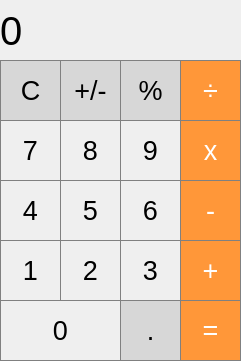
<?xml version="1.0" encoding="UTF-8"?>
<ui version="4.0">
 <class>MainWindow</class>
 <widget class="QMainWindow" name="MainWindow">
  <property name="geometry">
   <rect>
    <x>0</x>
    <y>0</y>
    <width>241</width>
    <height>361</height>
   </rect>
  </property>
  <property name="windowTitle">
   <string>Calculator</string>
  </property>
  <property name="styleSheet">
   <string notr="true"/>
  </property>
  <widget class="QWidget" name="centralwidget">
   <widget class="QPushButton" name="pushButton_clear">
    <property name="geometry">
     <rect>
      <x>0</x>
      <y>60</y>
      <width>61</width>
      <height>61</height>
     </rect>
    </property>
    <property name="font">
     <font>
      <pointsize>20</pointsize>
     </font>
    </property>
    <property name="styleSheet">
     <string notr="true">QPushButton {
  background-color: rgb(215, 215, 215);
  border: 1px solid gray;
}
QPushButton:pressed {
    background-color: qlineargradient(x1: 0, y1: 0, x2: 0, y2: 1,
                                      stop: 0 #BEBEBE, stop: 1 #D7D7D7);
}</string>
    </property>
    <property name="text">
     <string>C</string>
    </property>
   </widget>
   <widget class="QLabel" name="label">
    <property name="geometry">
     <rect>
      <x>0</x>
      <y>0</y>
      <width>241</width>
      <height>61</height>
     </rect>
    </property>
    <property name="font">
     <font>
      <pointsize>30</pointsize>
     </font>
    </property>
    <property name="styleSheet">
     <string notr="true">QLabel {
  qproperty-alignment: 'AlignVCenter | AlignRight';
  border: 1px solid gray;
}

background-color : white;</string>
    </property>
    <property name="text">
     <string>0</string>
    </property>
   </widget>
   <widget class="QPushButton" name="pushButton_sign">
    <property name="geometry">
     <rect>
      <x>60</x>
      <y>60</y>
      <width>61</width>
      <height>61</height>
     </rect>
    </property>
    <property name="font">
     <font>
      <pointsize>20</pointsize>
     </font>
    </property>
    <property name="styleSheet">
     <string notr="true">QPushButton {
  background-color: rgb(215, 215, 215);
  border: 1px solid gray;
}
QPushButton:pressed {
    background-color: qlineargradient(x1: 0, y1: 0, x2: 0, y2: 1,
                                      stop: 0 #BEBEBE, stop: 1 #D7D7D7);
}</string>
    </property>
    <property name="text">
     <string>+/-</string>
    </property>
   </widget>
   <widget class="QPushButton" name="pushButton_divide">
    <property name="geometry">
     <rect>
      <x>180</x>
      <y>60</y>
      <width>61</width>
      <height>61</height>
     </rect>
    </property>
    <property name="font">
     <font>
      <pointsize>20</pointsize>
     </font>
    </property>
    <property name="styleSheet">
     <string notr="true">QPushButton {
  background-color: rgb(255, 151, 57);
  color: white; 
  border: 1px solid gray;
}

QPushButton:pressed {
    background-color: qlineargradient(x1: 0, y1: 0, x2: 0, y2: 1,
                                      stop: 0 #FF7832, stop: 1 #FF9739);
}</string>
    </property>
    <property name="text">
     <string>÷</string>
    </property>
   </widget>
   <widget class="QPushButton" name="pushButton_percent">
    <property name="geometry">
     <rect>
      <x>120</x>
      <y>60</y>
      <width>61</width>
      <height>61</height>
     </rect>
    </property>
    <property name="font">
     <font>
      <pointsize>20</pointsize>
     </font>
    </property>
    <property name="styleSheet">
     <string notr="true">QPushButton {
  background-color: rgb(215, 215, 215);
  border: 1px solid gray;
}
QPushButton:pressed {
    background-color: qlineargradient(x1: 0, y1: 0, x2: 0, y2: 1,
                                      stop: 0 #BEBEBE, stop: 1 #D7D7D7);
}</string>
    </property>
    <property name="text">
     <string>%</string>
    </property>
   </widget>
   <widget class="QPushButton" name="pushButton_multiply">
    <property name="geometry">
     <rect>
      <x>180</x>
      <y>120</y>
      <width>61</width>
      <height>61</height>
     </rect>
    </property>
    <property name="font">
     <font>
      <pointsize>20</pointsize>
     </font>
    </property>
    <property name="styleSheet">
     <string notr="true">QPushButton {
  background-color: rgb(255, 151, 57);
  color: white; 
  border: 1px solid gray;
}

QPushButton:pressed {
    background-color: qlineargradient(x1: 0, y1: 0, x2: 0, y2: 1,
                                      stop: 0 #FF7832, stop: 1 #FF9739);
}</string>
    </property>
    <property name="text">
     <string>x</string>
    </property>
   </widget>
   <widget class="QPushButton" name="pushButton_8">
    <property name="geometry">
     <rect>
      <x>60</x>
      <y>120</y>
      <width>61</width>
      <height>61</height>
     </rect>
    </property>
    <property name="font">
     <font>
      <pointsize>20</pointsize>
     </font>
    </property>
    <property name="styleSheet">
     <string notr="true">QPushButton {
   border: 1px solid gray;
}
QPushButton:pressed {
    background-color: qlineargradient(x1: 0, y1: 0, x2: 0, y2: 1,
                                      stop: 0 #dadbde, stop: 1 #f6f7fa);
}</string>
    </property>
    <property name="text">
     <string>8</string>
    </property>
   </widget>
   <widget class="QPushButton" name="pushButton_9">
    <property name="geometry">
     <rect>
      <x>120</x>
      <y>120</y>
      <width>61</width>
      <height>61</height>
     </rect>
    </property>
    <property name="font">
     <font>
      <pointsize>20</pointsize>
     </font>
    </property>
    <property name="styleSheet">
     <string notr="true">QPushButton {
   border: 1px solid gray;
}
QPushButton:pressed {
    background-color: qlineargradient(x1: 0, y1: 0, x2: 0, y2: 1,
                                      stop: 0 #dadbde, stop: 1 #f6f7fa);
}</string>
    </property>
    <property name="text">
     <string>9</string>
    </property>
   </widget>
   <widget class="QPushButton" name="pushButton_7">
    <property name="geometry">
     <rect>
      <x>0</x>
      <y>120</y>
      <width>61</width>
      <height>61</height>
     </rect>
    </property>
    <property name="font">
     <font>
      <pointsize>20</pointsize>
     </font>
    </property>
    <property name="styleSheet">
     <string notr="true">QPushButton {
   border: 1px solid gray;
}
QPushButton:pressed {
    background-color: qlineargradient(x1: 0, y1: 0, x2: 0, y2: 1,
                                      stop: 0 #dadbde, stop: 1 #f6f7fa);
}</string>
    </property>
    <property name="text">
     <string>7</string>
    </property>
   </widget>
   <widget class="QPushButton" name="pushButton_minus">
    <property name="geometry">
     <rect>
      <x>180</x>
      <y>180</y>
      <width>61</width>
      <height>61</height>
     </rect>
    </property>
    <property name="font">
     <font>
      <pointsize>20</pointsize>
     </font>
    </property>
    <property name="styleSheet">
     <string notr="true">QPushButton {
  background-color: rgb(255, 151, 57);
  color: white; 
  border: 1px solid gray;
}

QPushButton:pressed {
    background-color: qlineargradient(x1: 0, y1: 0, x2: 0, y2: 1,
                                      stop: 0 #FF7832, stop: 1 #FF9739);
}</string>
    </property>
    <property name="text">
     <string>-</string>
    </property>
   </widget>
   <widget class="QPushButton" name="pushButton_5">
    <property name="geometry">
     <rect>
      <x>60</x>
      <y>180</y>
      <width>61</width>
      <height>61</height>
     </rect>
    </property>
    <property name="font">
     <font>
      <pointsize>20</pointsize>
     </font>
    </property>
    <property name="styleSheet">
     <string notr="true">QPushButton {
   border: 1px solid gray;
}
QPushButton:pressed {
    background-color: qlineargradient(x1: 0, y1: 0, x2: 0, y2: 1,
                                      stop: 0 #dadbde, stop: 1 #f6f7fa);
}</string>
    </property>
    <property name="text">
     <string>5</string>
    </property>
   </widget>
   <widget class="QPushButton" name="pushButton_6">
    <property name="geometry">
     <rect>
      <x>120</x>
      <y>180</y>
      <width>61</width>
      <height>61</height>
     </rect>
    </property>
    <property name="font">
     <font>
      <pointsize>20</pointsize>
     </font>
    </property>
    <property name="styleSheet">
     <string notr="true">QPushButton {
   border: 1px solid gray;
}
QPushButton:pressed {
    background-color: qlineargradient(x1: 0, y1: 0, x2: 0, y2: 1,
                                      stop: 0 #dadbde, stop: 1 #f6f7fa);
}</string>
    </property>
    <property name="text">
     <string>6</string>
    </property>
   </widget>
   <widget class="QPushButton" name="pushButton_4">
    <property name="geometry">
     <rect>
      <x>0</x>
      <y>180</y>
      <width>61</width>
      <height>61</height>
     </rect>
    </property>
    <property name="font">
     <font>
      <pointsize>20</pointsize>
     </font>
    </property>
    <property name="styleSheet">
     <string notr="true">QPushButton {
   border: 1px solid gray;
}
QPushButton:pressed {
    background-color: qlineargradient(x1: 0, y1: 0, x2: 0, y2: 1,
                                      stop: 0 #dadbde, stop: 1 #f6f7fa);
}</string>
    </property>
    <property name="text">
     <string>4</string>
    </property>
   </widget>
   <widget class="QPushButton" name="pushButton_add">
    <property name="geometry">
     <rect>
      <x>180</x>
      <y>240</y>
      <width>61</width>
      <height>61</height>
     </rect>
    </property>
    <property name="font">
     <font>
      <pointsize>20</pointsize>
     </font>
    </property>
    <property name="styleSheet">
     <string notr="true">QPushButton {
  background-color: rgb(255, 151, 57);
  color: white; 
  border: 1px solid gray;
}

QPushButton:pressed {
    background-color: qlineargradient(x1: 0, y1: 0, x2: 0, y2: 1,
                                      stop: 0 #FF7832, stop: 1 #FF9739);
}</string>
    </property>
    <property name="text">
     <string>+</string>
    </property>
   </widget>
   <widget class="QPushButton" name="pushButton_2">
    <property name="geometry">
     <rect>
      <x>60</x>
      <y>240</y>
      <width>61</width>
      <height>61</height>
     </rect>
    </property>
    <property name="font">
     <font>
      <pointsize>20</pointsize>
     </font>
    </property>
    <property name="styleSheet">
     <string notr="true">QPushButton {
   border: 1px solid gray;
}
QPushButton:pressed {
    background-color: qlineargradient(x1: 0, y1: 0, x2: 0, y2: 1,
                                      stop: 0 #dadbde, stop: 1 #f6f7fa);
}</string>
    </property>
    <property name="text">
     <string>2</string>
    </property>
   </widget>
   <widget class="QPushButton" name="pushButton_3">
    <property name="geometry">
     <rect>
      <x>120</x>
      <y>240</y>
      <width>61</width>
      <height>61</height>
     </rect>
    </property>
    <property name="font">
     <font>
      <pointsize>20</pointsize>
     </font>
    </property>
    <property name="styleSheet">
     <string notr="true">QPushButton {
   border: 1px solid gray;
}
QPushButton:pressed {
    background-color: qlineargradient(x1: 0, y1: 0, x2: 0, y2: 1,
                                      stop: 0 #dadbde, stop: 1 #f6f7fa);
}</string>
    </property>
    <property name="text">
     <string>3</string>
    </property>
   </widget>
   <widget class="QPushButton" name="pushButton_1">
    <property name="geometry">
     <rect>
      <x>0</x>
      <y>240</y>
      <width>61</width>
      <height>61</height>
     </rect>
    </property>
    <property name="font">
     <font>
      <pointsize>20</pointsize>
     </font>
    </property>
    <property name="styleSheet">
     <string notr="true">QPushButton {
   border: 1px solid gray;
}
QPushButton:pressed {
    background-color: qlineargradient(x1: 0, y1: 0, x2: 0, y2: 1,
                                      stop: 0 #dadbde, stop: 1 #f6f7fa);
}</string>
    </property>
    <property name="text">
     <string>1</string>
    </property>
   </widget>
   <widget class="QPushButton" name="pushButton_equal">
    <property name="geometry">
     <rect>
      <x>180</x>
      <y>300</y>
      <width>61</width>
      <height>61</height>
     </rect>
    </property>
    <property name="font">
     <font>
      <pointsize>20</pointsize>
     </font>
    </property>
    <property name="styleSheet">
     <string notr="true">QPushButton {
  background-color: rgb(255, 151, 57);
  color: white; 
  border: 1px solid gray;
}

QPushButton:pressed {
    background-color: qlineargradient(x1: 0, y1: 0, x2: 0, y2: 1,
                                      stop: 0 #FF7832, stop: 1 #FF9739);
}</string>
    </property>
    <property name="text">
     <string>=</string>
    </property>
   </widget>
   <widget class="QPushButton" name="pushButton_decimal">
    <property name="geometry">
     <rect>
      <x>120</x>
      <y>300</y>
      <width>61</width>
      <height>61</height>
     </rect>
    </property>
    <property name="font">
     <font>
      <pointsize>20</pointsize>
     </font>
    </property>
    <property name="styleSheet">
     <string notr="true">QPushButton {
  background-color: rgb(215, 215, 215);
  border: 1px solid gray;
}
QPushButton:pressed {
    background-color: qlineargradient(x1: 0, y1: 0, x2: 0, y2: 1,
                                      stop: 0 #BEBEBE, stop: 1 #D7D7D7);
}</string>
    </property>
    <property name="text">
     <string>.</string>
    </property>
   </widget>
   <widget class="QPushButton" name="pushButton_0">
    <property name="geometry">
     <rect>
      <x>0</x>
      <y>300</y>
      <width>121</width>
      <height>61</height>
     </rect>
    </property>
    <property name="font">
     <font>
      <pointsize>20</pointsize>
     </font>
    </property>
    <property name="styleSheet">
     <string notr="true">QPushButton {
   border: 1px solid gray;
}
QPushButton:pressed {
    background-color: qlineargradient(x1: 0, y1: 0, x2: 0, y2: 1,
                                      stop: 0 #dadbde, stop: 1 #f6f7fa);
}</string>
    </property>
    <property name="text">
     <string>0</string>
    </property>
   </widget>
  </widget>
 </widget>
 <resources/>
 <connections/>
</ui>
